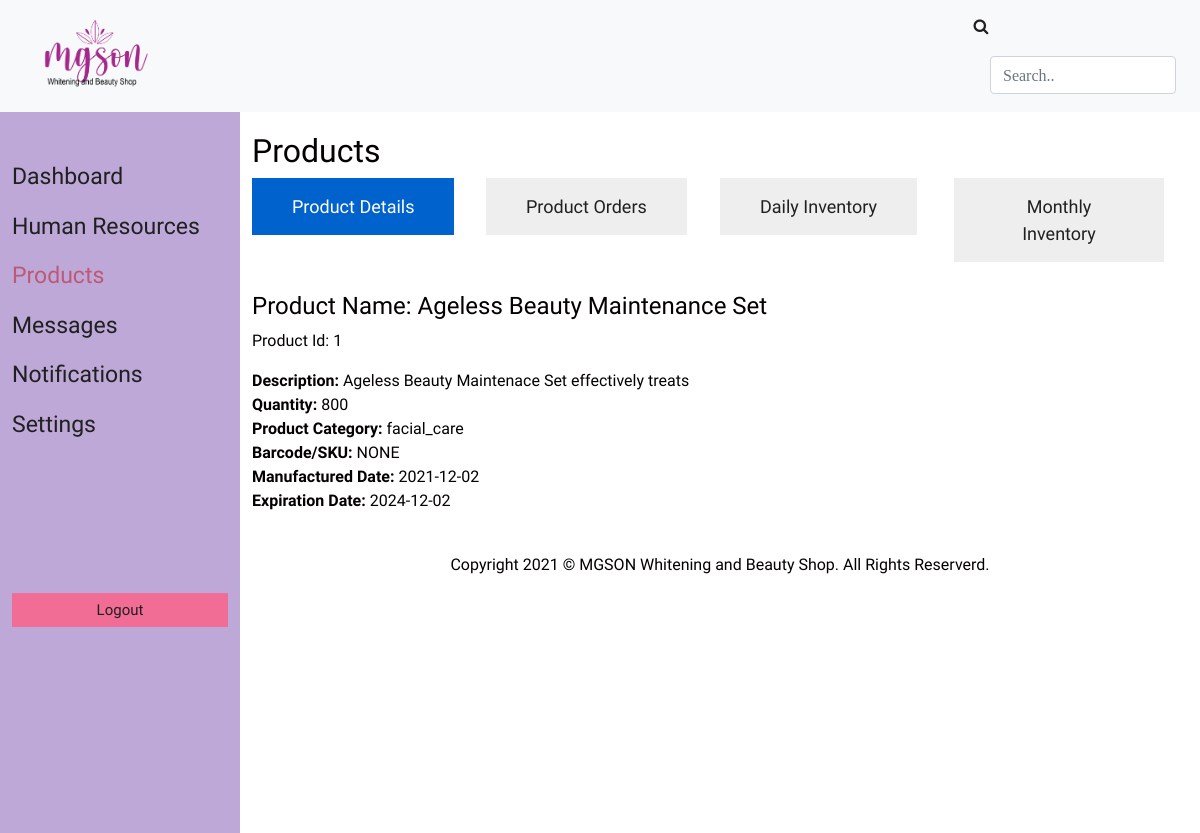
Page /products/details.php?id_product=1 on the committed database.
### tables this page shows
CREATE TABLE `products` (
  `id_product` int(1) NOT NULL,
  `id_users` varchar(50) NOT NULL,
  `id_admin` varchar(200) NOT NULL,
  `product_name` varchar(50) NOT NULL,
  `product_description` varchar(50) NOT NULL,
  `product_cat` varchar(50) NOT NULL,
  `barcode_sku` varchar(50) NOT NULL,
  `product_quantity` int(50) NOT NULL,
  `manufactured_date` date NOT NULL,
  `expiration_date` date NOT NULL,
  `ordered_pcs` int(50) NOT NULL,
  `remainingpcs` int(50) NOT NULL,
  `product_status` varchar(50) NOT NULL,
  `date_delivered` date NOT NULL,
  `date_ordered` date NOT NULL,
  `keywords` text NOT NULL
);

### products/details.php (the view, shortened to what this page needs)
<!DOCTYPE html>
<html>
<head>
  <link rel="stylesheet" type="text/css" href="../css/bootstrap.css" />
	<link href="../css/bootstrap.min.css" rel="stylesheet">
	 <link rel="stylesheet" type="text/css" href="../css/style.css" />
	<link rel="stylesheet" href="https://cdnjs.cloudflare.com/ajax/libs/font-awesome/4.7.0/css/font-awesome.min.css">
	<link href="../style.css" rel="stylesheet" />
</head>
<body>
	<nav class="navbar navbar-expand-lg navbar-light bg-light sticky-top">
	    <a class="logolink" href="index.php"><img src="../images/logo.png" class="img-fluid logo" alt="Dashboard"></a>
	    <div class="collapse navbar-collapse" id="navbarSupportedContent">
	      <form class="form-inline my-2 my-lg-0" action="../search.php">
	        <button class="btn my-2 my-sm-0" type="submit"><i class="fa fa-search"></i></button>
	        <input class="form-control mr-sm-2 fa fa-search" type="text" placeholder="Search.." aria-label="Search" name="search">
	      </form>
	    </div>
 	</nav>
<div id="dashboard-wrapper" class="container">
	  <div class="row">
		<div class="col-sm-4">
		<h2 class="admin-ht2" style="border-bottom: none;"></h2>
		<ul class="nav-menu-side">
			<li><a href="../dashboard/index.php">Dashboard</a></li>
			<li><a href="../humanresource/index.php">Human Resources</a></li>
			<li><a href="index.php" class="active-menu">Products</a></li>
			<li><a href="../messages/index.php">Messages</a></li>
			<li><a href="../notifications/index.php">Notifications</a></li>
			<li><a href="../settings/index.php">Settings</a></li>
		</ul>
		<p class="logout-btm"><a href="../logout.php">Logout</a></p>
		</div>
		<div class="col-sm-8 product-data">
			<h2>Products</h2>
			<div class="row row-cols-4 product-nav">
				<div class="col">
					<a class="btn btn-primary btn-dashboard active" href="index.php" role="button">Product Details</a>
				</div>
				<div class="col">
					<a class="btn btn-primary btn-dashboard" href="product-orders.php" role="button">Product Orders</a>
				</div>
				<div class="col">
				 <a class="btn btn-primary btn-dashboard" href="daily-inventory.php" role="button">Daily Inventory</a>
				</div>
				<div class="col">
				 <a class="btn btn-primary btn-dashboard" href="monthly-inventory.php" role="button">Monthly Inventory</a>
				</div>
			</div>
		<div class="row data-tables-prod">
        <?php
        require('../db.php');
          $id_product=$_REQUEST['id_product'];
          $sql = "SELECT * FROM products where id_product='$id_product'";
            $result = $con->query($sql);
            if ($result->num_rows > 0) {
              while($row = $result->fetch_assoc()) {
              echo "
                    <div class='productdetails'><h4>Product Name: " . $row["product_name"]. "</h4></div>
                    <div><p>Product Id: ".$row["id_product"]." </p></div>
                    <div><strong>Description:</strong> " . $row["product_description"]. "</div>
                    <div><strong>Quantity: </strong> " . $row["product_quantity"]. "</div>
                    <div><strong>Product Category: </strong> " . $row["product_cat"]. "</div>
                    <div><strong>Barcode/SKU: </strong> " . $row["barcode_sku"]. "</div>
                    <div><strong>Manufactured Date: </strong> " . $row["manufactured_date"]. "</div>
                    <div><strong>Expiration Date: </strong> " . $row["expiration_date"]. "</div>";
              }
            } else {
              echo "0 results";
            }
            ?>
		</div>
			<footer class="page-footer font-small mdb-color lighten-3 pt-4">
			  <div class="footer-copyright text-center py-3">Copyright 2021 © MGSON Whitening and Beauty Shop. All Rights Reserverd.
			  </div>
			</footer>
	  </div>
</div>
</body>
</html>

### css/style.css (style rules this page uses)
body { font-family: "Poppins", sans-serif; color: #040000; background-color: #ffffff; }
a, a:hover, a:focus { text-decoration: none; }
.btn, .btn:focus { outline: none !important; -webkit-box-shadow: none; box-shadow: none; }
.logolink { width: 85%; }
.logo { width: 160px; padding: 10px; }

### style.css (style rules this page uses)
input { width:90%; margin:10px auto; padding:10px; }
body { background:#fff; font-family: 'Arapey', serif; }
.container { margin:0 auto; max-width:100%; overflow:hidden; font-family: 'Arapey', serif; }
@media (min-width: 576px) { #dashboard-wrapper .col-sm-4, .col-sm-4-2 { width:20%; -ms-flex: 0 0 20%; flex: 0 0 20%; max-width: 20%; } }
@media (min-width: 576px) { #dashboard-wrapper .col-sm-8, .col-sm-8-2 { width:80%; -ms-flex: 0 0 80%; flex: 0 0 80%; max-width: 80%; left: 20%; } }
#dashboard-wrapper { overflow:hidden; }
#dashboard-wrapper .col-sm-4 { background:#bea8d7; height: fit-content; height: 100%; position: fixed; }
#dashboard-wrapper .col-sm-8 { background:#fff; padding-bottom: 20%; }
#dashboard-wrapper .col-sm-8 h2 { padding-top:20px; float: left; }
.admin-ht2 { text-align:center; border-bottom:1px solid #000; padding: 20px 20px; }
.nav-menu-side li { list-style:none; font-size:23px; margin-bottom:15px; }
.nav-menu-side li a { color:#202020; }
ul.nav-menu-side { margin-left:0; padding-left:0; margin-bottom:70%; }
.nav-menu-side li a.active-menu { color:#bd5977; }
.logout-btm { background: #f16d95; margin-left: 0px; margin-right: 0px; text-align: center; padding:5px; }
.logout-btm a { color:#202020; text-align:center; font-size:15px; font-family: 'Arimo', sans-serif; }
a.btn-dashboard { color: #202020; font-family: 'Arapey', serif; background: #eee; text-align: center; font-size: 25px; border: 0 none; border-radius: 0; padding: 15px 40px; }
.product-nav a.btn-dashboard { font-size: 18px; }
.btn-dashboard.active { background:#bea8d7; color:#fff !important; }
.product-data h2 { float:left; }
.product-data .product-nav { width:100%; margin-top: 60px; }
.data-tables-prod { margin-top:0; }
.btn-primary:hover, .btn, .btn:focus { color:#202020 !important; }
.productdetails { padding-top: 30px; }
@media only screen and (min-width: 590px) { .row { display: block; } }
@media only screen and (min-width: 680px) { .row { display: block; } }
@media only screen and (min-width: 790px) { .row { display: flex; } }

### rows in the picture
products: product_name "Ageless Beauty Maintenance Set", id_product "1", product_description "Ageless Beauty Maintenace Set effectively treats", product_quantity "800", product_cat "facial_care", barcode_sku "NONE", manufactured_date "2021-12-02", expiration_date "2024-12-02"
